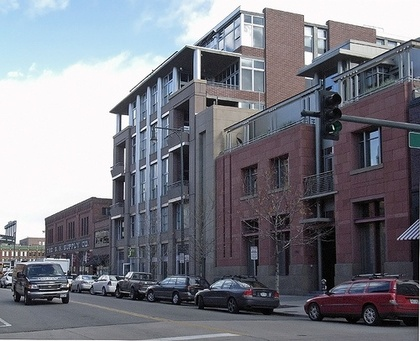
%> input picture Object-Detection/data/voc2007/000004.jpg, 420 x 341 px, shrunk from 500 x 406 before the run
$ octave --eval "result = briefLiteRotation(imread('../../Object-Detection/data/voc2007/000004.jpg'));"   (GNU Octave 9; MATLAB toolbox functions it lacks are replaced by stand-ins)
%> lines starting %> are read from the running program, lines starting %| are printed output that depends on the picture
### Feature-Descriptors-and-Homographies/matlab/createGaussianPyramid.m
function [GaussianPyramid] = createGaussianPyramid(im, sigma0, k, levels)
% function [GaussianPyramid] = createGaussianPyramid(im, sigma0, k, levels)
%%Produces Gaussian Pyramid
% inputs
% im - a grayscale image with range 0 to 1
% sigma0 - the standard deviation of the blur at level 0
% k - the multiplicative factor of sigma at each level, where sigma=sigma_0 k^l
% levels - the levels of the pyramid where the blur at each level is
% sigma=sgima0 k^l
% outputs
% A matrix of grayscale images of size (size(im),numel(levels))
%

im = im2double(im);
if size(im,3)==3
    im= rgb2gray(im);
end

GaussianPyramid = zeros([size(im),length(levels)]);
for i = 1:length(levels)
    sigma_ = sigma0*k^levels(i);
    h = fspecial('gaussian',floor(3*sigma_*2)+1,sigma_);
    GaussianPyramid(:,:,i) = imfilter(im,h);
end

### Feature-Descriptors-and-Homographies/matlab/createDoGPyramid.m
function [ DoGPyramid, DoGLevels ] = createDoGPyramid( GaussianPyramid,levels )
%UNTITLED Summary of this function goes here
%   Detailed explanation goes here

DoGPyramid = zeros( size(GaussianPyramid,1), size(GaussianPyramid,2), length(levels)-1);

for i=2:length(levels)
   DoGPyramid(:,:,i-1) = GaussianPyramid(:,:,i) - GaussianPyramid(:,:,i-1);
end

DoGLevels = levels(2:end);
end

### Feature-Descriptors-and-Homographies/matlab/DoGdetector.m
function [ locs, GaussianPyramid ] = DoGdetector( im, sigma0, k, levels, th_contrast, th_r )
%DOGDETECTOR Summary of this function goes here
%   Detailed explanation goes here

GaussianPyramid = createGaussianPyramid(im, sigma0, k, levels);
[DoGPyramid, DoGLevels] = createDoGPyramid(GaussianPyramid, levels);
principalCurvature = computePrincipalCurvature(DoGPyramid);
locs = [];
locs = getLocalExtrema(DoGPyramid, DoGLevels, principalCurvature, th_contrast, th_r);

end

### Feature-Descriptors-and-Homographies/matlab/computePrincipalCurvature.m
function [PrincipalCurvature] = computePrincipalCurvature(DoGPyramid)
[m, n, l] = size(DoGPyramid);
PrincipalCurvature = zeros(m, n, l);

for k = 1:l
    [Dx, Dy] = gradient(DoGPyramid(:,:,k));
    [Dxx, Dxy] = gradient(Dx);
    [Dyx, Dyy] = gradient(Dy);

    for i = 1:m
        for j = 1:n
            H = [Dxx(i,j) Dxy(i,j); Dyx(i,j) Dyy(i,j)];
            PrincipalCurvature(i,j,k) = trace(H)^2/det(H);
        end
    end

end

end

### Feature-Descriptors-and-Homographies/matlab/briefLiteRotation.m
function [ locs, desc ] = briefLiteRotation( im )
%BRIEFLITE Summary of this function goes here
%   Detailed explanation goes here

sigma0 = 1;
k = sqrt(2);
levels = [-1 0 1 2 3 4];
th_c = 0.03;
th_r = 12;

im = im2double(im);
if size(im,3)==3
    im= rgb2gray(im);
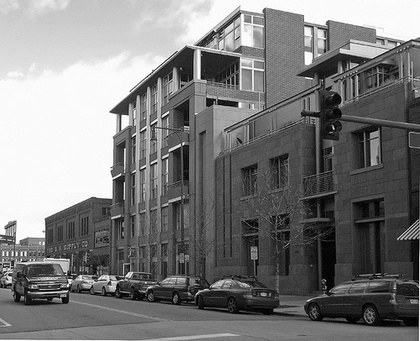
%> im: size 341x420 double; min 0, max 1, mean 0.488
end

[~, gradientDir] = gradient(im);
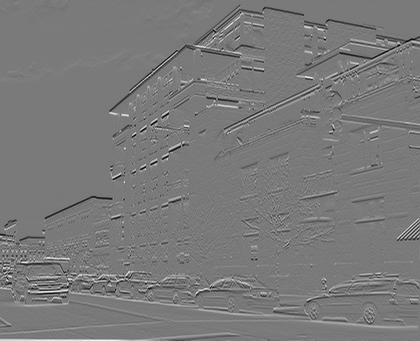
%> gradientDir: size 341x420 double; min -0.489, max 0.53, mean -0.000609; drawn with min black and max white

%making 72 bins to be more precise
reshapedDir = reshape(gradientDir,1,size(gradientDir,1)*size(gradientDir,2));
histogram = hist(reshapedDir,72);
%> histogram = 72 values, max 61709 at index 35, min 1 at index 1, mean 1989.2
maxBin = max(histogram);
%> maxBin = 61709

rotationAngle = -180 + find(histogram == maxBin)*5;
%> rotationAngle = -5

imRotated = imrotate(im,rotationAngle);
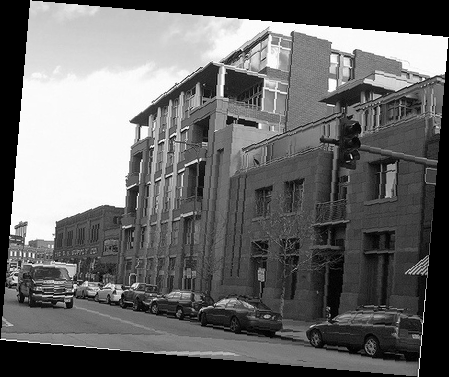
%> imRotated: size 377x449 double; min 0, max 1, mean 0.413


[locs, GaussianPyramid] = DoGdetector(imRotated, sigma0, k, levels, th_c, th_r);
%> in DoGdetector, `[DoGPyramid, DoGLevels] = createDoGPyramid(GaussianPyramid, levels);`: DoGLevels = [0 1 2 3 4]

%makeTestPattern(9,256);
load('testPattern.mat')

[locs,desc] = computeBrief(im, locs, levels, compareX, compareY);

% apply the inverse rotation to the location determined on the rotated
% image. Note that imrotate works with angles so we have to be consistent.
 theta = -rotationAngle;
 rotationMatrix = ([cosd(theta), -sind(theta); sind(theta), cosd(theta)]);

 rotatedLocs = flipud(locs(:,1:2)');
 rotatedLocs = rotationMatrix * rotatedLocs;
 rotatedLocs = flipud(rotatedLocs)';

 locs = rotatedLocs;
% [30 lines of commented-out code are left out]

end
%> (the run ends here)
